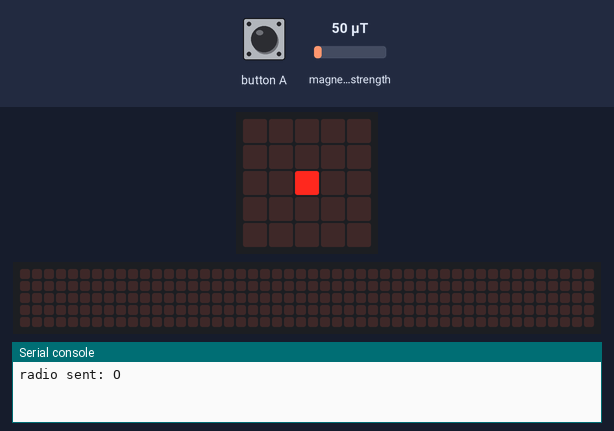
This program was run on a simulated BBC micro:bit (MakeCode). On the bench: the board's 5×5 LED display, a strip that is not on the board, showing the scrolling text unrolled, the last lines printed to the serial console. Inputs (shaded band) come from the test bench; at power-on: magnetic field strength 50 µT. No radio messages arrive unless stated (any console line starting 'radio sent:' is added by the test bench); the 48×5 strip is a reading aid, not a part: it shows the text the display is scrolling, unrolled, one strip-width of it at a time.

Above: at 0.7 s.
1.9 s: button A pressed for 0.15 s
At 2.12 s:
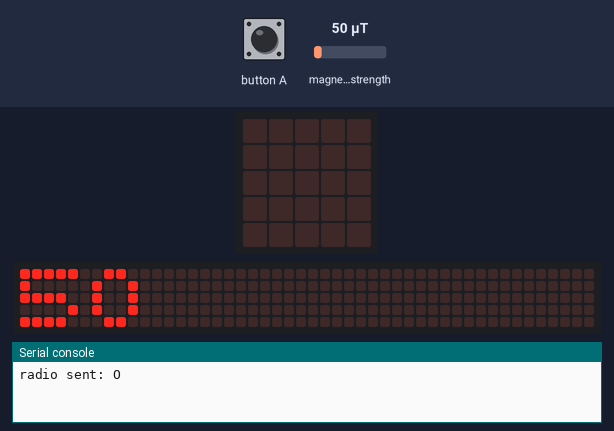
2.6 s: button A pressed for 0.15 s
3.3 s: magnetic field strength set to 125 µT
At 4.9 s:
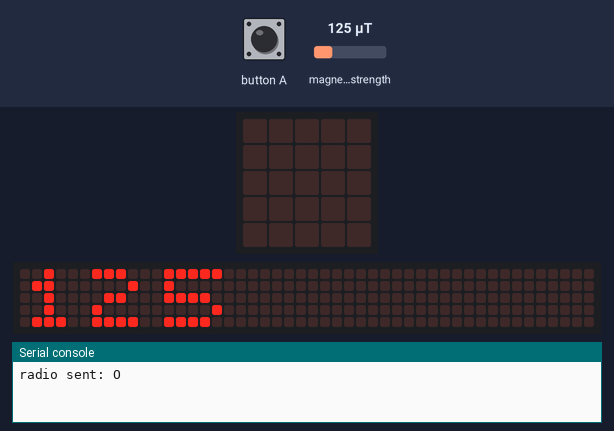
7.7 s: button A pressed for 0.15 s
At 9.12 s:
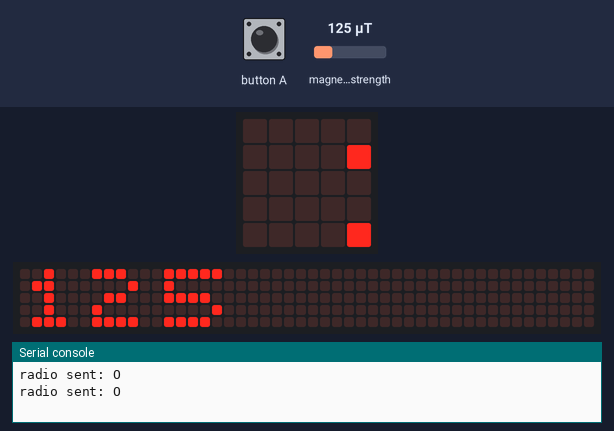
21.6 s: button A pressed for 0.15 s
At 22.27 s:
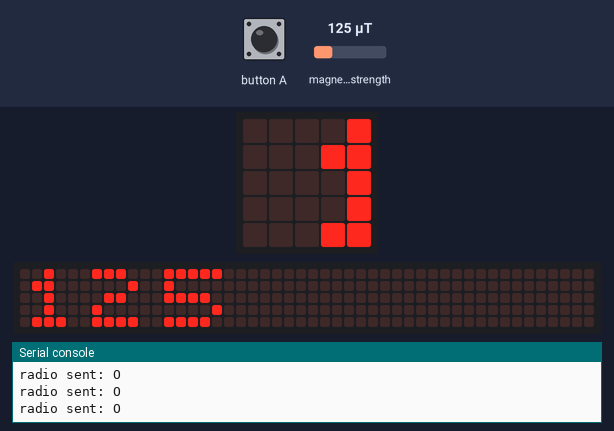

The program:

main.ts
```typescript
input.onButtonPressed(Button.A, function () {
    basic.showNumber(input.magneticForce(Dimension.Strength))
})
radio.setGroup(19)
radio.setTransmitPower(7)
basic.showIcon(IconNames.Yes)
basic.forever(function () {
    if (input.magneticForce(Dimension.Strength) > 500) {
        radio.sendString("C")
    } else {
        radio.sendString("O")
    }
    basic.pause(5000)
})
loops.everyInterval(5000, function () {
    basic.clearScreen()
    basic.showLeds(`
        . . . . .
        . . . . .
        . . # . .
        . . . . .
        . . . . .
        `)
    basic.pause(100)
    basic.clearScreen()
})
```

test.ts
```typescript
// Hier kann man Tests durchführen; diese Datei wird nicht kompiliert, wenn dieses Paket als Erweiterung verwendet wird.
```

Measured:
- after the input at 1.9 s, the display: changes after 0.15 s (image 1)
- after the input at 7.7 s, the display: first differs from a run without the input after 1.1 s (image 3 shows a later state)
- after the input at 21.6 s, the display: first changes after 0.15 s (image 4 shows a later state)
- what the display in image 0 shows lasts 0.5 s, from 0.6 s to 1.1 s
